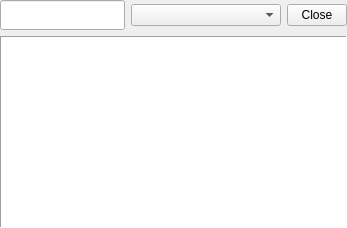
      <widget class="QWidget" name="faq">
       <layout class="QGridLayout" name="gridLayout_3">
        <property name="leftMargin">
         <number>0</number>
        </property>
        <property name="topMargin">
         <number>0</number>
        </property>
        <property name="rightMargin">
         <number>0</number>
        </property>
        <property name="bottomMargin">
         <number>0</number>
        </property>
        <item row="0" column="0">
         <widget class="QLineEdit" name="searchbar_3">
          <property name="minimumSize">
           <size>
            <width>0</width>
            <height>30</height>
           </size>
          </property>
          <property name="font">
           <font>
            <pointsize>10</pointsize>
           </font>
          </property>
         </widget>
        </item>
        <item row="0" column="1">
         <widget class="QComboBox" name="search_column_select_3">
          <property name="minimumSize">
           <size>
            <width>150</width>
            <height>0</height>
           </size>
          </property>
         </widget>
        </item>
        <item row="0" column="2">
         <widget class="QPushButton" name="close_faq">
          <property name="maximumSize">
           <size>
            <width>60</width>
            <height>16777215</height>
           </size>
          </property>
          <property name="text">
           <string>Close</string>
          </property>
         </widget>
        </item>
        <item row="1" column="0" colspan="3">
         <widget class="QTableView" name="search_box_3">
          <property name="sizePolicy">
           <sizepolicy hsizetype="Expanding" vsizetype="Expanding">
            <horstretch>0</horstretch>
            <verstretch>0</verstretch>
           </sizepolicy>
          </property>
          <property name="minimumSize">
           <size>
            <width>0</width>
            <height>0</height>
           </size>
          </property>
          <property name="frameShape">
           <enum>QFrame::Panel</enum>
          </property>
          <property name="verticalScrollBarPolicy">
           <enum>Qt::ScrollBarAlwaysOff</enum>
          </property>
          <property name="horizontalScrollBarPolicy">
           <enum>Qt::ScrollBarAlwaysOff</enum>
          </property>
          <property name="editTriggers">
           <set>QAbstractItemView::NoEditTriggers</set>
          </property>
          <property name="selectionBehavior">
           <enum>QAbstractItemView::SelectRows</enum>
          </property>
          <attribute name="horizontalHeaderVisible">
           <bool>false</bool>
          </attribute>
          <attribute name="horizontalHeaderStretchLastSection">
           <bool>true</bool>
          </attribute>
          <attribute name="verticalHeaderVisible">
           <bool>false</bool>
          </attribute>
         </widget>
        </item>
       </layout>
      </widget>
